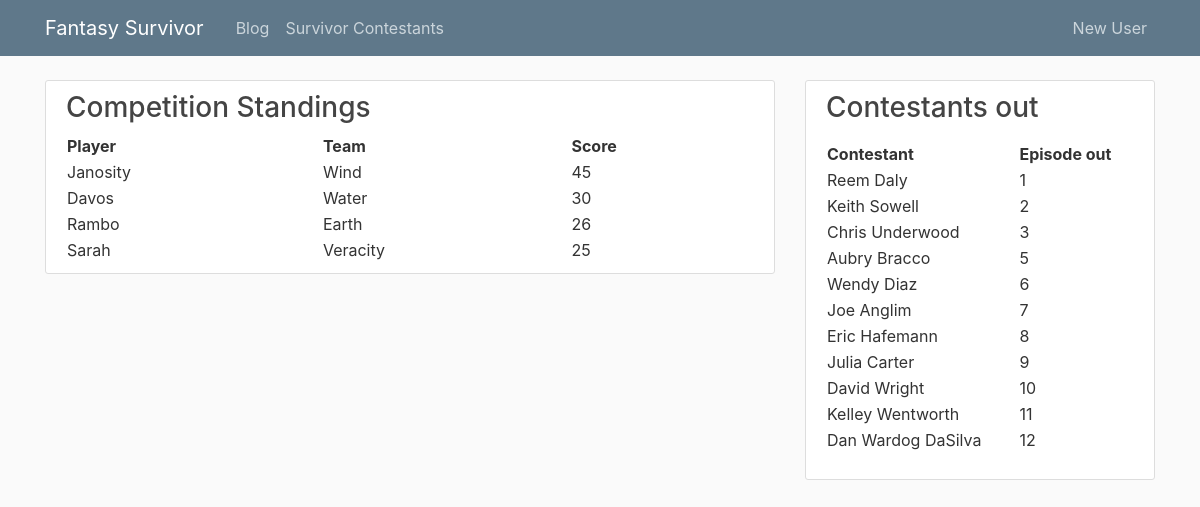
The app's page /leaderboard with its own data.
### tables this page shows
CREATE TABLE ParticipatingUser
(user_nm varchar(255), 
primary key (user_nm),
CONSTRAINT fk_user
    FOREIGN KEY (user_nm)
    REFERENCES CompUser(user_nm)
    ON DELETE CASCADE    
);

CREATE TABLE Team
(team_nm varchar(255),
user_nm varchar(255),
comp_nm varchar(255),
primary key (team_nm),
constraint fk_user
    foreign key (user_nm)
    REFERENCES ParticipatingUser(user_nm)
    on delete cascade,
constraint fk_comp
    FOReign key (comp_nm)
    REFERENCES FantasyCompetition(comp_nm)
    on delete cascade
);

CREATE TABLE Contestant
(contestant_id INTEGER PRIMARY KEY AUTOINCREMENT, 
name varchar(255),
age INT,
sex char(15),
origin_town varchar(255),
season_no INT,
ep_no INT,
position_out INT,
foreign key (season_no) references Season,
foreign key (ep_no) references Episode
);

### survivorcomp.py (the view)
@app.route("/")
@app.route("/leaderboard")
def board():
    conn = sqlite3.connect('survivor.db')
    conn.row_factory = dict_factory
    c = conn.cursor()
    query = 'select p.user_nm, t.team_nm, c.name, c.ep_no\
        FROM ParticipatingUser p, Team t, Based_on b, Contestant c\
        WHERE t.user_nm=p.user_nm and b.team_nm=t.team_nm and b.contestant_id=c.contestant_id'
    c.execute(query)
    df = pd.DataFrame(c.fetchall())
    c.execute('Select MAX(ep_no) as max from Episode')
    epmax = c.fetchall()[0]['max']
    df = df.fillna(epmax+1)
    leader_board = df.groupby(['user_nm', 'team_nm'])['ep_no'].agg('sum').reset_index(). \
        sort_values(['ep_no'], ascending=False).rename(columns={'ep_no':'score'})
    return render_template('leaderboard.html', leader_board=leader_board)

### survivorcomp.py (called while the page is built)
def dict_factory(cursor, row):
    d = {}
    for idx, col in enumerate(cursor.description):
        d[col[0]] = row[idx]
    return d

@app.context_processor
def feed_layout():
    conn = sqlite3.connect('survivor.db')
    conn.row_factory = dict_factory
    c = conn.cursor()
    c.execute("SELECT name, ep_no \
        FROM contestant \
        Where ep_no is not Null \
        order by ep_no")
    out_cons = c.fetchall()
    return dict(out_cons=out_cons)

### templates/leaderboard.html
{% extends "layout.html" %}
{% block content %}
<div class="content-section">
<h3>Competition Standings</h3>
<table style="width:100%">
    <tr>
        <th>Player</th>
        <th>Team</th>
        <th>Score</th>
    </tr>
   {% for idx, row in leader_board.iterrows()%}
      <tr>
        <td>{{ row.user_nm }}</td>
        <td>{{ row.team_nm }}</td>
        <td>{{ '%d' | format(row.score) }}</td>
    </tr>
{% endfor %}
</table>
</div>
{% endblock content %}

### templates/layout.html (shortened to what this page needs)
<!DOCTYPE html>
<html>
<head>
    <link rel="stylesheet" href="https://maxcdn.bootstrapcdn.com/bootstrap/4.0.0/css/bootstrap.min.css">
    <link rel="stylesheet" type="text/css" href="{{ url_for('static', filename='main.css') }}">
</head>
<body>
    <header class="site-header">
      <nav class="navbar navbar-expand-md navbar-dark bg-steel fixed-top">
        <div class="container">
          <a class="navbar-brand mr-4" href="/">Fantasy Survivor</a>
          <div class="collapse navbar-collapse" id="navbarToggle">
            <div class="navbar-nav mr-auto">
              <a class="nav-item nav-link" href="{{ url_for('blog') }}">Blog</a>
              <a class="nav-item nav-link" href="{{ url_for('contestants') }}">Survivor Contestants</a>
            </div>
            <div class="navbar-nav">
              <a class="nav-item nav-link" href="{{ url_for('register') }}">New User</a>
            </div>
          </div>
        </div>
      </nav>
    </header>
    <main role="main" class="container">
      <div class="row">
        <div class="col-md-8">
          {% block content %}
          {% endblock %}
        </div>
        <div class="col-md-4">
          <div class="content-section">
            <h3>Contestants out</h3>
            <p class='text-muted'>
              <table style="width:100%">
                <tr>
                  <th>Contestant</th>
                  <th>Episode out</th>
                </tr>
                  {% for contestant in out_cons%}
                    <tr>
                      <td>{{ contestant['name'] }}</td>
                      <td>{{ contestant['ep_no'] }}</td>
                    </tr>
                  {% endfor %}
              </table>
            </p>
          </div>
        </div>
      </div>
    </main>
</body>
</html>

### static/main.css (style rules this page uses)
body { background: #fafafa; color: #333333; margin-top: 5rem; }
h1, h2, h3, h4, h5, h6 { color: #444444; }
.bg-steel { background-color: #5f788a; }
.site-header .navbar-nav .nav-link { color: #cbd5db; }
.content-section { background: #ffffff; padding: 10px 20px; border: 1px solid #dddddd; border-radius: 3px; margin-bottom: 20px; }

### records on screen
ParticipatingUser: user_nm "Janosity"
Team: team_nm "Wind"
ParticipatingUser: user_nm "Davos"
Team: team_nm "Water"
ParticipatingUser: user_nm "Rambo"
Team: team_nm "Earth"
ParticipatingUser: user_nm "Sarah"
Team: team_nm "Veracity"
Contestant: name "Reem Daly", ep_no "1"
Contestant: name "Keith Sowell", ep_no "2"
Contestant: name "Chris Underwood", ep_no "3"
Contestant: name "Aubry Bracco", ep_no "5"
Contestant: name "Wendy Diaz", ep_no "6"
Contestant: name "Joe Anglim", ep_no "7"
Contestant: name "Eric Hafemann", ep_no "8"
Contestant: name "Julia Carter", ep_no "9"
Contestant: name "David Wright", ep_no "10"
Contestant: name "Kelley Wentworth", ep_no "11"
Contestant: name "Dan Wardog DaSilva", ep_no "12"

### other values on screen
{{ '%d' | format(row.score) }} "45" "30" "26" "25"
